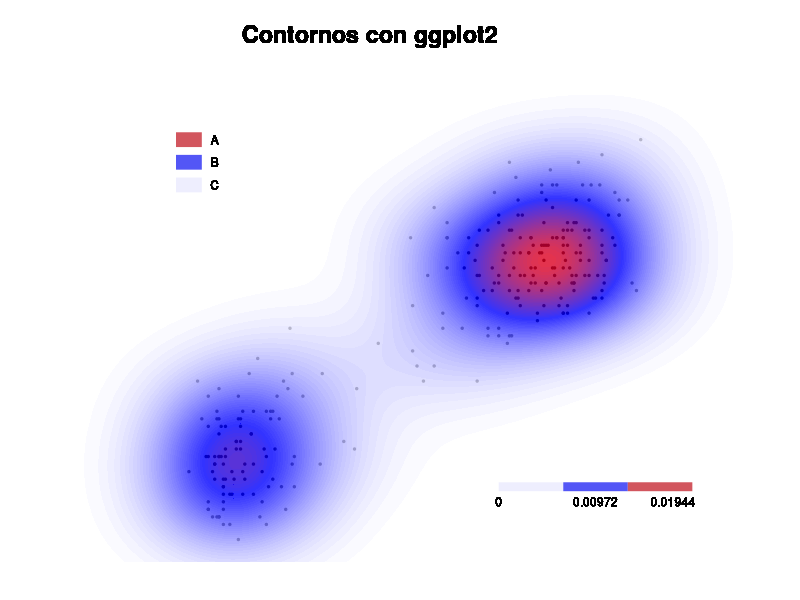

Source code (R):
## ---- chunk 1
library("ggplot2")

segmentos = data.frame(
  x= c(1.5, 1.5, 1.5),
  xend = c(1.7, 1.7, 1.7),
  y = c(90, 93, 96), 
  yend = c(90, 93, 96))

segmentos2 = data.frame(
  y = c(50,50,50), 
  yend = c(50,50,50),
  x= c(4, 4.5, 5),
  xend = c(4.5, 5, 5.5))

lista <- colorRampPalette(c("white", "blue", "red"))(75)

  ggplot(faithful, aes(x = eruptions, y = waiting)) +
    geom_point(size=.5) +
    xlim(0.5, 6) +
    ylim(40, 110) +
    geom_density_2d_filled(alpha = 0.8, bins=75) +
    scale_fill_manual(values = lista) +
    
    geom_segment(data=segmentos, mapping=aes(x=x, xend=xend, y=y, yend=yend), color= c("#EEEEFE", "#5356f6", "#D2565E"), linewidth=5) +
    geom_segment(data=segmentos2, mapping=aes(x=x, xend=xend, y=y, yend=yend), color= c("#EEEEFE", "#5356f6", "#D2565E"), linewidth=3) +
    geom_text(mapping=aes(label="Contornos con ggplot2", y=(110), x=3), size=6, color="black", fontface="bold") +
    
    geom_text(mapping=aes(label="C", y=(90), x=1.8), size=3, color="black") +
    geom_text(mapping=aes(label="B", y=(93), x=1.8), size=3, color="black") +
    geom_text(mapping=aes(label="A", y=(96), x=1.8), size=3, color="black") +
    
    geom_text(mapping=aes(label="0", y=(48), x=4), size=3, color="black") +
    geom_text(mapping=aes(label="0.00972", y=(48), x=4.75), size=3, color="black") +
    geom_text(mapping=aes(label="0.01944", y=(48), x=5.35), size=3, color="black") +
  
    theme(
      legend.position = "none",
      plot.background=element_rect(fill="white", color="white"),
      panel.background = element_rect(fill="white", color="white"),
      axis.ticks=element_blank(),
      axis.title.x=element_blank(),
      axis.text.x = element_blank(),
      axis.title.y=element_blank(),
      axis.text.y = element_blank()
    )
  
